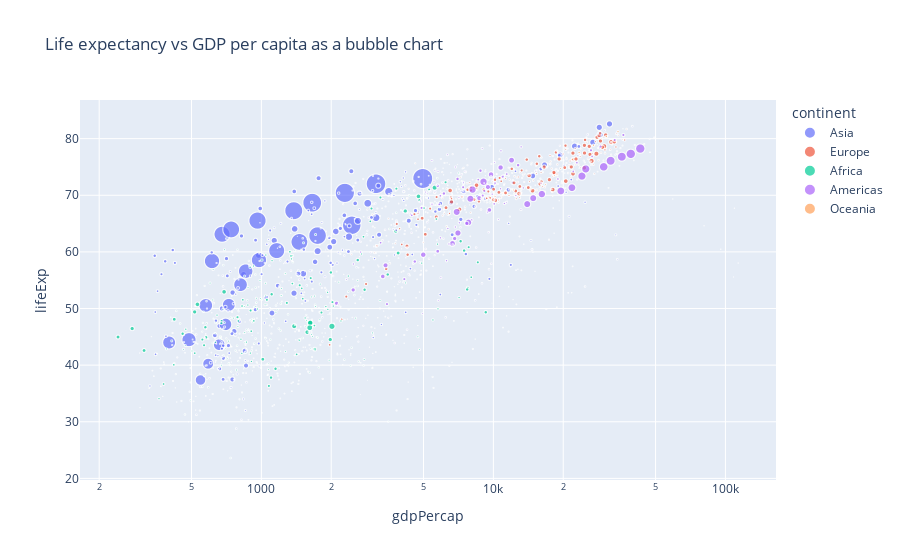

Source (notebook cell):
### Code cell
fig = px.scatter(gapminder_df, x="gdpPercap", y="lifeExp", title="Life expectancy vs GDP per capita as a bubble chart",
                 log_x=True, hover_name="country", color="continent", size="pop")
fig.show()

### Figure 1 — Plotly figure (JSON) as saved in the notebook; plotly's stock layout.template omitted (floating-point values rounded to 4 significant figures; data arrays with more than 128 entries replaced by an {"elided": "..."} marker saying what was removed)
{"data": [{"hovertemplate": "<b>%{hovertext}</b><br><br>continent=Asia<br>gdpPercap=%{x}<br>lifeExp=%{y}<br>pop=%{marker.size}<extra></extra>", "hovertext": {"elided": "396 str values"}, "legendgroup": "Asia", "marker": {"color": "#636efa", "size": {"elided": "396 int values"}, "sizemode": "area", "sizeref": 3297000.0, "symbol": "circle"}, "mode": "markers", "name": "Asia", "showlegend": true, "type": "scattergl", "x": {"elided": "396 float values"}, "xaxis": "x", "y": {"elided": "396 float values"}, "yaxis": "y"}, {"hovertemplate": "<b>%{hovertext}</b><br><br>continent=Europe<br>gdpPercap=%{x}<br>lifeExp=%{y}<br>pop=%{marker.size}<extra></extra>", "hovertext": {"elided": "360 str values"}, "legendgroup": "Europe", "marker": {"color": "#EF553B", "size": {"elided": "360 int values"}, "sizemode": "area", "sizeref": 3297000.0, "symbol": "circle"}, "mode": "markers", "name": "Europe", "showlegend": true, "type": "scattergl", "x": {"elided": "360 float values"}, "xaxis": "x", "y": {"elided": "360 float values"}, "yaxis": "y"}, {"hovertemplate": "<b>%{hovertext}</b><br><br>continent=Africa<br>gdpPercap=%{x}<br>lifeExp=%{y}<br>pop=%{marker.size}<extra></extra>", "hovertext": {"elided": "624 str values"}, "legendgroup": "Africa", "marker": {"color": "#00cc96", "size": {"elided": "624 int values"}, "sizemode": "area", "sizeref": 3297000.0, "symbol": "circle"}, "mode": "markers", "name": "Africa", "showlegend": true, "type": "scattergl", "x": {"elided": "624 float values"}, "xaxis": "x", "y": {"elided": "624 float values"}, "yaxis": "y"}, {"hovertemplate": "<b>%{hovertext}</b><br><br>continent=Americas<br>gdpPercap=%{x}<br>lifeExp=%{y}<br>pop=%{marker.size}<extra></extra>", "hovertext": {"elided": "300 str values"}, "legendgroup": "Americas", "marker": {"color": "#ab63fa", "size": {"elided": "300 int values"}, "sizemode": "area", "sizeref": 3297000.0, "symbol": "circle"}, "mode": "markers", "name": "Americas", "showlegend": true, "type": "scattergl", "x": {"elided": "300 float values"}, "xaxis": "x", "y": {"elided": "300 float values"}, "yaxis": "y"}, {"hovertemplate": "<b>%{hovertext}</b><br><br>continent=Oceania<br>gdpPercap=%{x}<br>lifeExp=%{y}<br>pop=%{marker.size}<extra></extra>", "hovertext": ["Australia", "Australia", "Australia", "Australia", "Australia", "Australia", "Australia", "Australia", "Australia", "Australia", "Australia", "Australia", "New Zealand", "New Zealand", "New Zealand", "New Zealand", "New Zealand", "New Zealand", "New Zealand", "New Zealand", "New Zealand", "New Zealand", "New Zealand", "New Zealand"], "legendgroup": "Oceania", "marker": {"color": "#FFA15A", "size": [8691212, 9712569, 10794968, 11872264, 13177000, 14074100, 15184200, 16257249, 17481977, 18565243, 19546792, 20434176, 1994794, 2229407, 2488550, 2728150, 2929100, 3164900, 3210650, 3317166, 3437674, 3676187, 3908037, 4115771], "sizemode": "area", "sizeref": 3297000.0, "symbol": "circle"}, "mode": "markers", "name": "Oceania", "showlegend": true, "type": "scattergl", "x": [10040.0, 10950.0, 12220.0, 14530.0, 16790.0, 18330.0, 19480.0, 21890.0, 23420.0, 27000.0, 30690.0, 34440.0, 10560.0, 12250.0, 13180.0, 14460.0, 16050.0, 16230.0, 17630.0, 19010.0, 18360.0, 21050.0, 23190.0, 25190.0], "xaxis": "x", "y": [69.12, 70.33, 70.93, 71.1, 71.93, 73.49, 74.74, 76.32, 77.56, 78.83, 80.37, 81.23, 69.39, 70.26, 71.24, 71.52, 71.89, 72.22, 73.84, 74.32, 76.33, 77.55, 79.11, 80.2], "yaxis": "y"}], "layout": {"legend": {"itemsizing": "constant", "title": {"text": "continent"}, "tracegroupgap": 0}, "title": {"text": "Life expectancy vs GDP per capita as a bubble chart"}, "xaxis": {"anchor": "y", "domain": [0, 1], "title": {"text": "gdpPercap"}, "type": "log"}, "yaxis": {"anchor": "x", "domain": [0, 1], "title": {"text": "lifeExp"}}}}
